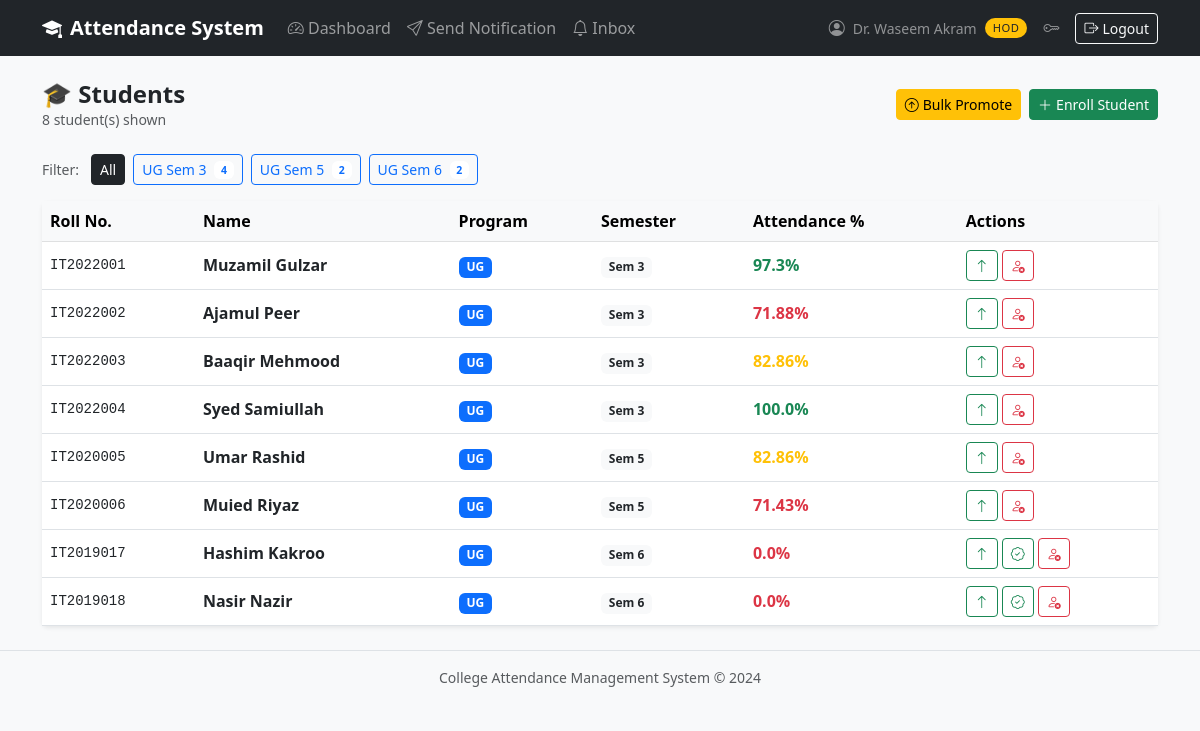
The app's page /hod/students (signed in), older data.
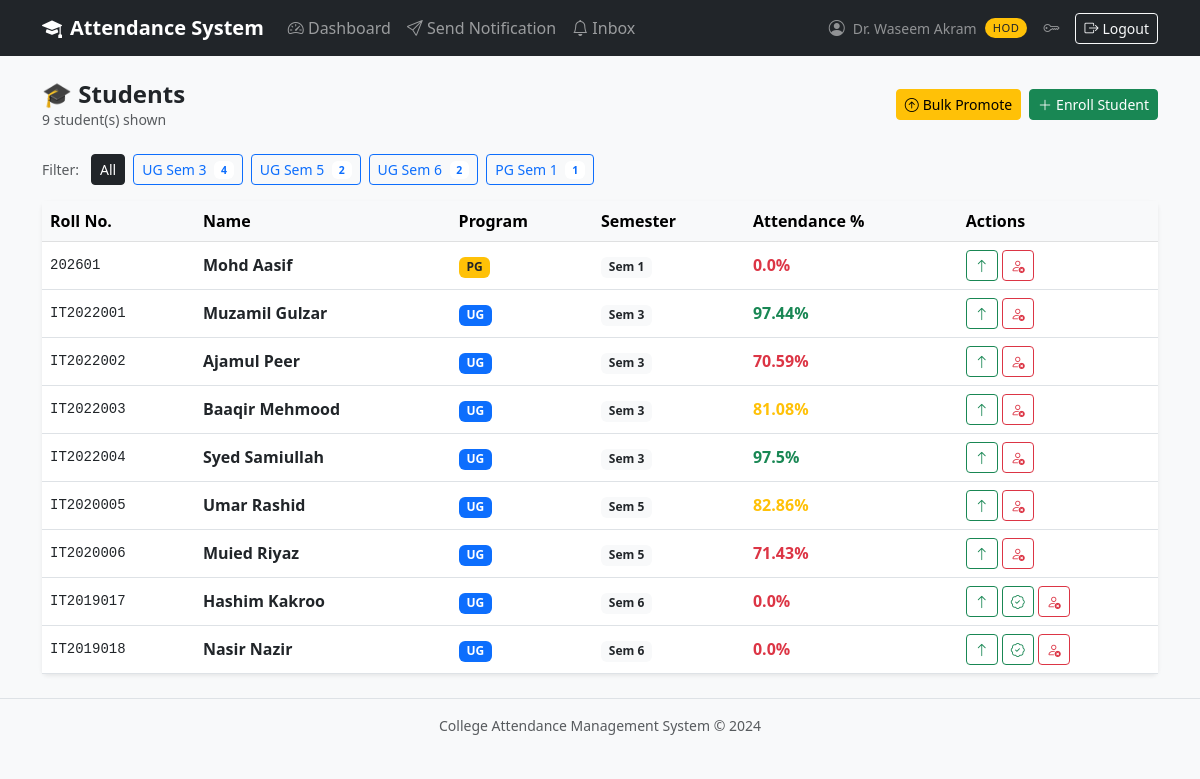
The same page, newer data.
### app/models/user.py (models this page shows, shortened)
class User(UserMixin, db.Model):
    __tablename__ = 'users'
    id = db.Column(db.Integer, primary_key=True)
    email = db.Column(db.String(120), unique=True, nullable=False, index=True)
    first_name = db.Column(db.String(50), nullable=False)
    last_name  = db.Column(db.String(50), nullable=False)
    password_hash = db.Column(db.String(256), nullable=False)
    role = db.Column(db.String(20), nullable=False)
    is_active = db.Column(db.Boolean, default=True, nullable=False)
    created_at = db.Column(db.DateTime, default=datetime.utcnow, nullable=False)
    updated_at = db.Column(db.DateTime, default=datetime.utcnow,
                           onupdate=datetime.utcnow, nullable=False)
    teacher_profile = db.relationship('Teacher', back_populates='user',
                                      uselist=False, cascade='all, delete-orphan')
    student_profile = db.relationship('Student', back_populates='user',
                                      uselist=False, cascade='all, delete-orphan')
    @property
    def is_principal(self):
        return self.role == Role.PRINCIPAL
    @property
    def is_hod(self):
        return self.role == Role.HOD
    @property
    def full_name(self):
        return f"{self.first_name} {self.last_name}"

### app/models/student.py (models this page shows, shortened)
class Student(db.Model):
    __tablename__ = 'students'
    id = db.Column(db.Integer, primary_key=True)
    user_id = db.Column(db.Integer, db.ForeignKey('users.id'),
                        unique=True, nullable=False)
    department_id = db.Column(db.Integer, db.ForeignKey('departments.id'),
                              nullable=False)
    roll_number = db.Column(db.String(20), unique=True, nullable=False)
    admission_year = db.Column(db.String(9), nullable=False)
    program_type = db.Column(
        db.String(5),
        nullable=False,
        default='UG'
    )
    semester = db.Column(db.Integer, nullable=False, default=1)
    is_graduated       = db.Column(db.Boolean, default=False, nullable=False)
    graduation_semester= db.Column(db.Integer,  nullable=True)
    graduation_year    = db.Column(db.String(9), nullable=True)
    graduation_reason  = db.Column(db.Text,      nullable=True)
    graduated_at       = db.Column(db.DateTime,  nullable=True)
    graduated_by_id    = db.Column(db.Integer,
                                   db.ForeignKey('teachers.id'), nullable=True)
    created_at = db.Column(db.DateTime, default=datetime.utcnow, nullable=False)
    updated_at = db.Column(db.DateTime, default=datetime.utcnow,
                           onupdate=datetime.utcnow, nullable=False)
    user            = db.relationship('User', back_populates='student_profile')
    department      = db.relationship('Department', back_populates='students')
    graduated_by    = db.relationship('Teacher', foreign_keys=[graduated_by_id])
    attendance_records = db.relationship('Attendance', back_populates='student',
                                         lazy='dynamic',
                                         cascade='all, delete-orphan')
    @property
    def max_semester(self):
        return 8 if self.program_type == 'UG' else 4
    @property
    def valid_graduation_semesters(self):
        if self.program_type == 'UG':
            return [6, 8]
        return [4]
    @property
    def can_be_promoted(self):
        if self.is_graduated:
            return False
        return self.semester < self.max_semester
    @property
    def can_be_graduated(self):
        if self.is_graduated:
            return False
        return self.semester in self.valid_graduation_semesters
    @property
    def full_name(self):
        return self.user.full_name if self.user else 'Unknown'
    @property
    def attendance_percentage(self):
        records = self.attendance_records.filter_by(
            semester=self.semester
        ).all()
        conducted = [r for r in records if r.status not in ('leave', 'event')]
        if not conducted:
            return 0.0
        attended = sum(1 for r in conducted if r.status == 'present')
        return round((attended / len(conducted)) * 100, 2)

### app/routes/hod.py (the view)
@hod_bp.route('/students')
@login_required
@hod_required
def list_students():
    semester     = request.args.get('semester', type=int)
    program_type = request.args.get('program_type')
    students     = get_students_by_semester(
        current_user, semester=semester, program_type=program_type
    )
    stats = get_hod_dashboard_stats(current_user)
    return render_template('hod/students.html',
                           students=students,
                           sem_breakdown=stats.get('sem_breakdown', []),
                           selected_sem=semester,
                           selected_pt=program_type,
                           title='My Students')

### app/services/hod_service.py (called while the page is built)
def _get_hod_teacher(hod_user):
    return Teacher.query.filter_by(user_id=hod_user.id, is_hod=True).first()

def get_students_by_semester(hod_user, semester=None, program_type=None,
                              include_graduated=False):
    hod = _get_hod_teacher(hod_user)
    if not hod:
        return []
    q = Student.query.filter_by(department_id=hod.department_id)
    if not include_graduated:
        q = q.filter_by(is_graduated=False)
    q = q.join(Student.user).filter(User.is_active == True)
    if semester:
        q = q.filter(Student.semester == semester)
    if program_type:
        q = q.filter(Student.program_type == program_type)
    return q.order_by(Student.semester, Student.roll_number).all()

### app/templates/hod/students.html (shortened to what this page needs)
{% extends "shared/base.html" %}
{% block content %}
<div class="d-flex justify-content-between align-items-center mb-4">
    <div>
        <h4 class="fw-bold mb-0">🎓 Students</h4>
        <p class="text-muted small mb-0">{{ students|length }} student(s) shown</p>
    </div>
    <div class="d-flex gap-2">
        <a href="{{ url_for('hod.bulk_promote_view') }}"
           class="btn btn-warning btn-sm">
            <i class="bi bi-arrow-up-circle me-1"></i>Bulk Promote
        </a>
        <a href="{{ url_for('hod.create_student_view') }}"
           class="btn btn-success btn-sm">
            <i class="bi bi-plus-lg me-1"></i>Enroll Student
        </a>
    </div>
</div>
<div class="mb-3 d-flex flex-wrap gap-2 align-items-center">
    <span class="text-muted small me-1">Filter:</span>
    <a href="{{ url_for('hod.list_students') }}"
       class="btn btn-sm {{ 'btn-dark' if not selected_sem else 'btn-outline-dark' }}">
        All
    </a>
    {% for item in sem_breakdown %}
    <a href="{{ url_for('hod.list_students',
                semester=item.semester,
                program_type=item.program_type) }}"
       class="btn btn-sm
              {{ 'btn-primary' if (selected_sem == item.semester and selected_pt == item.program_type)
                 else 'btn-outline-primary' }}">
        {{ item.label }}
        <span class="badge bg-white text-primary ms-1">{{ item.count }}</span>
    </a>
    {% endfor %}
</div>
<div class="card border-0 shadow-sm">
    <div class="table-responsive">
        <table class="table table-hover align-middle mb-0">
            <thead class="table-light">
                <tr>
                    <th>Roll No.</th><th>Name</th><th>Program</th>
                    <th>Semester</th><th>Attendance %</th><th>Actions</th>
                </tr>
            </thead>
            <tbody>
            {% for student in students %}
                <tr>
                    <td class="font-monospace small">{{ student.roll_number }}</td>
                    <td class="fw-semibold">{{ student.full_name }}</td>
                    <td>
                        <span class="badge
                            {{ 'bg-primary' if student.program_type == 'UG' else 'bg-warning text-dark' }}">
                            {{ student.program_type }}
                        </span>
                    </td>
                    <td>
                        <span class="badge bg-light text-dark">
                            Sem {{ student.semester }}
                        </span>
                    </td>
                    <td>
                        {% set pct = student.attendance_percentage %}
                        <span class="fw-semibold
                            {{ 'text-danger' if pct < 75
                               else 'text-warning' if pct < 85
                               else 'text-success' }}">
                            {{ pct }}%
                        </span>
                    </td>
                    <td>
                        <div class="d-flex gap-1 flex-wrap">
                            {% if student.can_be_promoted %}
                            <form method="POST"
                                  action="{{ url_for('hod.promote_student', student_id=student.id) }}"
                                  onsubmit="return confirm('Promote {{ student.full_name }} to Semester {{ student.semester + 1 }}?')">
                                <button class="btn btn-sm btn-outline-success"
                                        title="Promote to Sem {{ student.semester + 1 }}">
                                    <i class="bi bi-arrow-up"></i>
                                </button>
                            </form>
                            {% endif %}
                            {% if student.can_be_graduated %}
                            <a href="{{ url_for('hod.graduate_student',
                                       student_id=student.id) }}"
                               class="btn btn-sm btn-outline-success"
                               title="Graduate this student">
                                <i class="bi bi-patch-check"></i>
                            </a>
                            {% endif %}
                            <a href="{{ url_for('hod.delete_student', student_id=student.id) }}"
                               class="btn btn-sm btn-outline-danger"
                               title="Remove student">
                                <i class="bi bi-person-x"></i>
                            </a>
                        </div>
                    </td>
                </tr>
            {% endfor %}
            </tbody>
        </table>
    </div>
</div>
{% endblock %}

### app/templates/shared/base.html (shortened to what this page needs)
<!DOCTYPE html>
<html lang="en">
<head>
    <link href="https://cdn.jsdelivr.net/npm/bootstrap@5.3.0/dist/css/bootstrap.min.css" rel="stylesheet">
    <link href="https://cdn.jsdelivr.net/npm/bootstrap-icons@1.11.0/font/bootstrap-icons.css" rel="stylesheet">
</head>
<body>
{% if current_user.is_authenticated %}
<nav class="navbar navbar-expand-lg navbar-dark bg-dark">
  <div class="container">
    <a class="navbar-brand" href="/"><i class="bi bi-mortarboard-fill me-2"></i>Attendance System</a>
    <div class="collapse navbar-collapse" id="navMenu">
      <ul class="navbar-nav me-auto">
        {% if current_user.is_principal %}
          <li class="nav-item">
            <a class="nav-link" href="{{ url_for('principal.dashboard') }}">
              <i class="bi bi-speedometer2"></i> Dashboard
            </a>
          </li>
        {% elif current_user.is_hod %}
          <li class="nav-item">
            <a class="nav-link" href="{{ url_for('hod.dashboard') }}">
              <i class="bi bi-speedometer2"></i> Dashboard
            </a>
          </li>
          <li class="nav-item">
            <a class="nav-link" href="{{ url_for('hod.send_notification') }}">
              <i class="bi bi-send"></i> Send Notification
            </a>
          </li>
          <li class="nav-item">
            <a class="nav-link" href="{{ url_for('hod.notifications_inbox') }}">
              <i class="bi bi-bell"></i> Inbox
            </a>
          </li>
        {% elif current_user.is_student %}
          <li class="nav-item">
            <a class="nav-link" href="{{ url_for('student.dashboard') }}">
              <i class="bi bi-speedometer2"></i> Dashboard
            </a>
          </li>
        {% endif %}
      </ul>
      <ul class="navbar-nav ms-auto align-items-center gap-2">
        <li class="nav-item d-flex align-items-center gap-2">
          <i class="bi bi-person-circle text-white-50"></i>
          <span class="text-white-50 small">{{ current_user.full_name }}</span>
          <span class="role-badge
            {% if current_user.is_principal %}bg-danger text-white
            {% elif current_user.is_hod      %}bg-warning text-dark
            {% elif current_user.is_teacher  %}bg-info text-dark
            {% else                          %}bg-success text-white{% endif %}">
            {{ current_user.role }}
          </span>
        </li>
        <li class="nav-item">
          <a class="nav-link text-white-50" href="{{ url_for('auth.change_password_view') }}"
             title="Change password"><i class="bi bi-key"></i></a>
        </li>
        <li class="nav-item">
          <a class="btn btn-sm btn-outline-light" href="{{ url_for('auth.logout') }}">
            <i class="bi bi-box-arrow-right me-1"></i>Logout
          </a>
        </li>
      </ul>
    </div>
  </div>
</nav>
{% endif %}
<main class="container py-4">
  {% block content %}{% endblock %}
</main>
<footer class="text-center text-muted py-3 border-top small">
  College Attendance Management System &copy; 2024
</footer>
</body>
</html>

### app/templates/shared/base.html (style rules this page uses)
body { background-color: #f8f9fa; }
.navbar-brand { font-weight: 700; }
.role-badge { font-size: 0.7rem; padding: 2px 8px; border-radius: 10px; text-transform: uppercase; letter-spacing: 0.5px; }

Row changes from the older to the newer data that the page shows:
added Student: roll_number "202601", full_name "Mohd Aasif", program_type "PG", semester "1", pct "0.0"
computed for Student "IT2022001": pct "97.3" → "97.44"
computed for Student "IT2022002": pct "71.88" → "70.59"
computed for Student "IT2022003": pct "82.86" → "81.08"
computed for Student "IT2022004": pct "100.0" → "97.5"
Text that changed along with them:
{{ students|length }}: "8" → "9"
new list line: "PG Sem 1 1"
